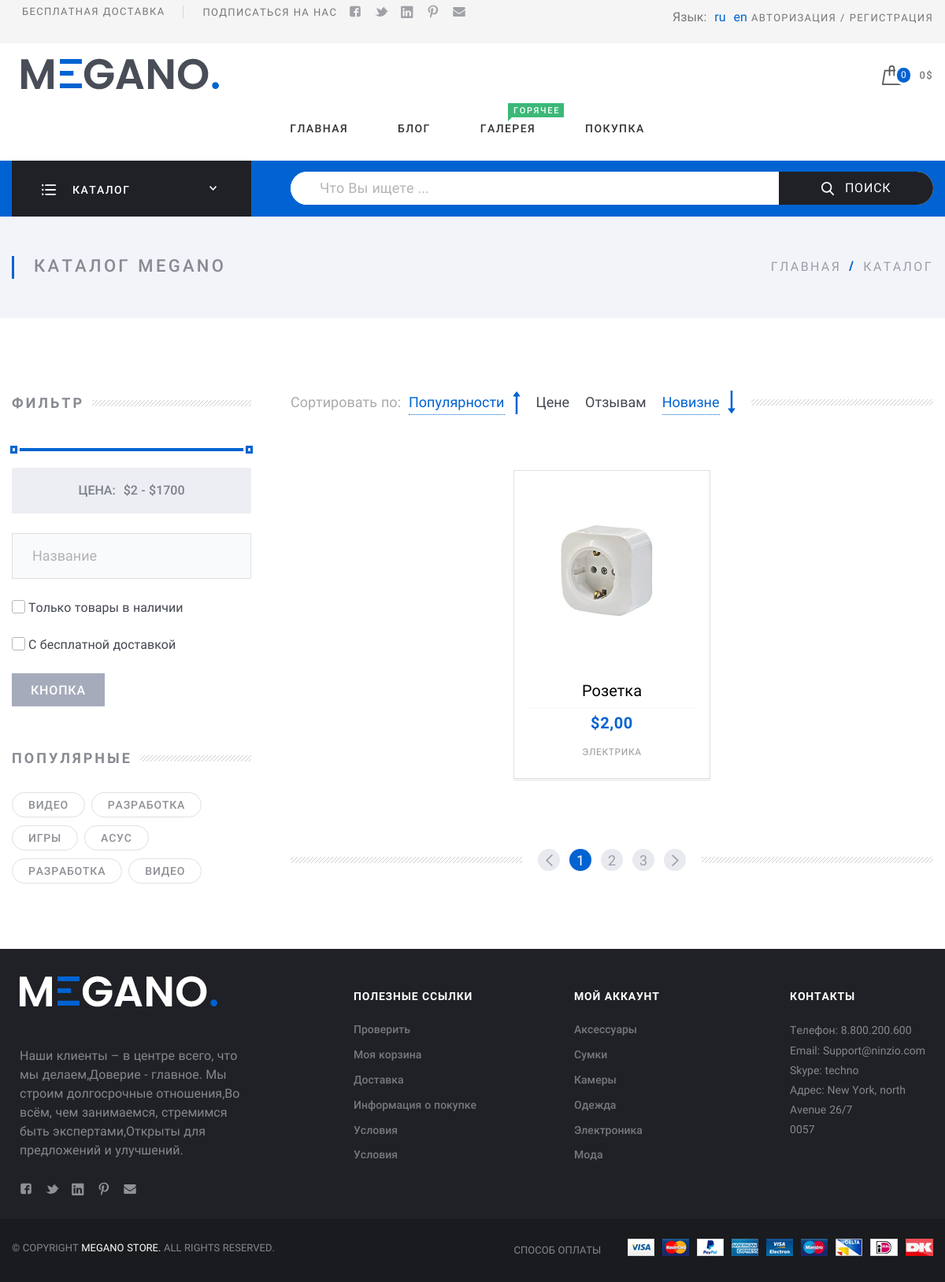
Screenshot of /ru/app_product/subcatalog/7 with the database file from the repository.
### app_product/models.py (models this page shows, shortened)
class Product(models.Model):
    name = models.CharField(max_length=30, verbose_name='Название')
    description = models.TextField(verbose_name='Описание товара')
    price = models.DecimalField(max_digits=8, decimal_places=2, verbose_name='цена')
    pieces_left = models.IntegerField(verbose_name='Остаток')
    img = models.ImageField(blank=True, null=True, verbose_name='Изображение')
    number_of_sales = models.IntegerField(default=0,verbose_name='количество продаж')
    products_in_stock = models.BooleanField(default=True)
    free_delivery = models.BooleanField(default=False)
    product_category = models.ForeignKey('Category', on_delete=models.CASCADE,
                                         related_name='product',
                                         blank=True, null=True)
    subcategory = models.ForeignKey('Subcategory', on_delete=models.CASCADE,
                                         related_name='subcategory_product',
                                         blank=True, null=True)
    number_of_reviews = models.IntegerField(default=0,verbose_name='количество отзывов')
    date_of_creation = models.DateField(verbose_name='дата создания')
    class Meta:
        db_table = 'Товары'
        verbose_name = 'Товар'
        verbose_name_plural = 'Товары'

class Subcategory(models.Model):
    name = models.CharField(max_length=50)
    class Meta:
        db_table = 'Подкатегория'
        verbose_name = 'Подкатегория'
        verbose_name_plural = 'Подкатегории'

### app_product/views.py (the view, shortened to what this page needs)
# urls.py: path('subcatalog/<int:pk>', views.SubCtegoryDetail.as_view(), name='subcategory_detail'),
class SubCtegoryDetail(generic.DetailView):
    model = Subcategory
    template_name = 'django-frontend/subcatalog.html'
    context_object_name = 'subcategory_detail'
    def get_context_data(self, **kwargs):
        context = super(SubCtegoryDetail,self).get_context_data()
        form = FilterForms()
        form_sorted = SortedForms()
        context['form_sorted'] = form_sorted
        context['form'] = form
        return context

### app_product/forms.py
class SortedForms(forms.Form):
    popularity = forms.BooleanField(required=False)
    reviews = forms.BooleanField(required=False)
    novelty = forms.BooleanField(required=False)
    price_sorted = forms.BooleanField(required=False)

class FilterForms(forms.Form):
    min_price_product = Product.objects.aggregate(Min('price'))
    max_price_product = Product.objects.aggregate(Max('price'))
    price = forms.CharField(required= False,max_length=10,widget=forms.TextInput(attrs={
        'class' : 'range-line',
        'id':'price',
        'name':'price',
        'input_type':'number',
        'data-type':'double',
        'data-min':min_price_product['price__min'],
        'data-max': max_price_product['price__max']
    }))
    name = forms.CharField(required= False,max_length=30, widget=forms.TextInput(attrs={
        'type':'text',
        'class':'form-input form-input_full',
        'id' : "title",
        'name' : "title",
        'placeholder' : "Название"
    }))
    products_in_stock = forms.BooleanField(required= False,
                                           widget=forms.CheckboxInput(attrs={'class': 'toggle',}))
    free_shipping = forms.BooleanField(required= False,
                                       widget=forms.CheckboxInput(attrs={'class': 'toggle'}))

### app_cart/cart.py (called while the page is built)
    def __len__(self):
        return sum(item['quantity'] for item in self.cart.values())

    def get_total_price(self):
        return sum(Decimal(item['price']) * item['quantity'] for item in self.cart.values())

### app_cart/context_processors.py (called while the page is built)
def cart(request):
    return {'cart': Cart(request)}

### templates/django-frontend/subcatalog.html (shortened to what this page needs)
{% extends "django-frontend/catalog.html" %}
{% load static %}
{% block subcategory %}
  {% for i in subcategory_detail.subcategory_product.all %}
  <div class="Card"><a class="Card-picture" href="/app_product/product_detail/{{i.id}}"><img src="/media/{{i.img}}"  alt="card.jpg"/></a>
    <div class="Card-content">
        <strong class="Card-title"><a href="product.html">{{i.name}}</a>
        </strong>
      <div class="Card-description">
        <div class="Card-cost"><span class="Card-price">${{i.price}}</span>
        </div>
        <div class="Card-category">{{subcategory_detail.name}}
        </div>
      </div>
    </div>
  </div>
  {% endfor %}
  {% endblock  %}

### static/assets/css/basic.css (style rules this page uses)
html { font-family: sans-serif; -ms-text-size-adjust: 100%; -webkit-text-size-adjust: 100%; }
body { margin: 0; }
b, strong { font-weight: inherit; }
b, strong { font-weight: bolder; }
img { border-style: none; }
button, input, select, textarea { font: inherit; margin: 0; }
button, input { overflow: visible; }
input[type="text"], input[type="password"], input[type="tel"], input[type="email"] { padding: 5px 25px; min-height: 56px; border: 1px solid #e0e0e0; background-color: #fff; display: block; font-size: 18px; box-sizing: border-box; min-width: 250px; line-height: 1.3em; }
.form .form-input { width: 100%; box-sizing: border-box; padding: 5px 25px; border-radius: 0px; border: 1px solid #e0e0e0; font-size: 18px; background-color: #f9fafc; line-height: 46px; }
html { height: 100%; width: 100%; display: block; font-family: Roboto, Verdana, Arial, "Helvetica CY", Helvetica, "Nimbus Sans L", sans-serif; }
body { min-height: 100%; font-size: 16px; color: #424650; line-height: 1.3em; text-align: left; position: relative; min-width: 320px; background: #fff; display: flex; flex-direction: column; }
* { box-sizing: border-box; }

### rows the page displays
Product: img (picture), name "Розетка", price "2,00"
Subcategory: name "ЭЛЕКТРИКА"

### other values shown
{{ language.code }} "ru" "en"
{{ total_item }} "0"
{{ cart.get_total_price }} "0"
